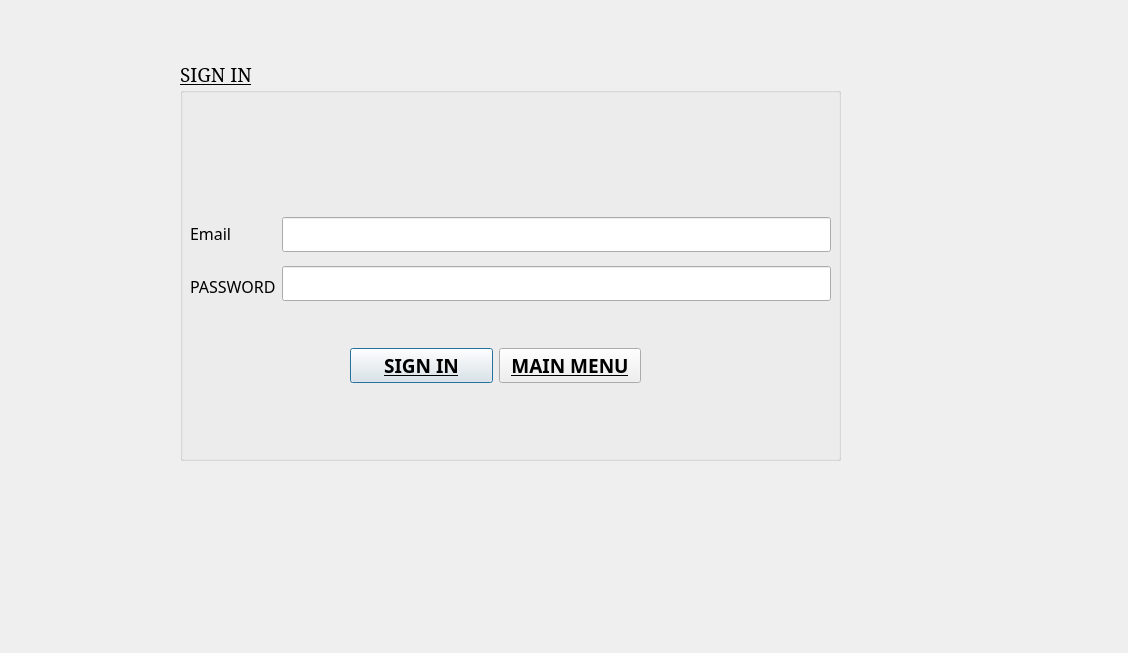
<?xml version="1.0" encoding="UTF-8"?>
<ui version="4.0">
 <class>SignIn</class>
 <widget class="QDialog" name="SignIn">
  <property name="geometry">
   <rect>
    <x>0</x>
    <y>0</y>
    <width>1128</width>
    <height>653</height>
   </rect>
  </property>
  <property name="windowTitle">
   <string>Dialog</string>
  </property>
  <widget class="QGroupBox" name="groupBox_signin">
   <property name="geometry">
    <rect>
     <x>180</x>
     <y>60</y>
     <width>661</width>
     <height>401</height>
    </rect>
   </property>
   <property name="font">
    <font>
     <family>Elephant</family>
     <pointsize>14</pointsize>
     <underline>true</underline>
    </font>
   </property>
   <property name="title">
    <string>SIGN IN</string>
   </property>
   <widget class="QWidget" name="layoutWidget">
    <property name="geometry">
     <rect>
      <x>10</x>
      <y>149</y>
      <width>641</width>
      <height>101</height>
     </rect>
    </property>
    <layout class="QHBoxLayout" name="horizontalLayout">
     <item>
      <layout class="QVBoxLayout" name="verticalLayout">
       <item>
        <widget class="QLabel" name="label_username">
         <property name="font">
          <font>
           <family>Bahnschrift</family>
           <pointsize>12</pointsize>
           <underline>false</underline>
          </font>
         </property>
         <property name="text">
          <string>Email</string>
         </property>
        </widget>
       </item>
       <item>
        <widget class="QLabel" name="label_password">
         <property name="font">
          <font>
           <family>Bahnschrift</family>
           <pointsize>12</pointsize>
           <underline>false</underline>
          </font>
         </property>
         <property name="text">
          <string>PASSWORD</string>
         </property>
        </widget>
       </item>
      </layout>
     </item>
     <item>
      <layout class="QVBoxLayout" name="verticalLayout_2">
       <item>
        <widget class="QLineEdit" name="LineEdit_email"/>
       </item>
       <item>
        <widget class="QLineEdit" name="LineEdit_passwrod">
         <property name="echoMode">
          <enum>QLineEdit::Password</enum>
         </property>
        </widget>
       </item>
      </layout>
     </item>
    </layout>
   </widget>
   <widget class="QWidget" name="">
    <property name="geometry">
     <rect>
      <x>170</x>
      <y>270</y>
      <width>291</width>
      <height>71</height>
     </rect>
    </property>
    <layout class="QHBoxLayout" name="horizontalLayout_2">
     <item>
      <widget class="QPushButton" name="pushButton">
       <property name="font">
        <font>
         <family>Bahnschrift</family>
         <weight>75</weight>
         <bold>true</bold>
        </font>
       </property>
       <property name="text">
        <string>SIGN IN</string>
       </property>
      </widget>
     </item>
     <item>
      <widget class="QPushButton" name="pushButton_2">
       <property name="font">
        <font>
         <family>Bahnschrift</family>
         <weight>75</weight>
         <bold>true</bold>
        </font>
       </property>
       <property name="text">
        <string>MAIN MENU</string>
       </property>
      </widget>
     </item>
    </layout>
   </widget>
  </widget>
 </widget>
 <resources/>
 <connections/>
</ui>
